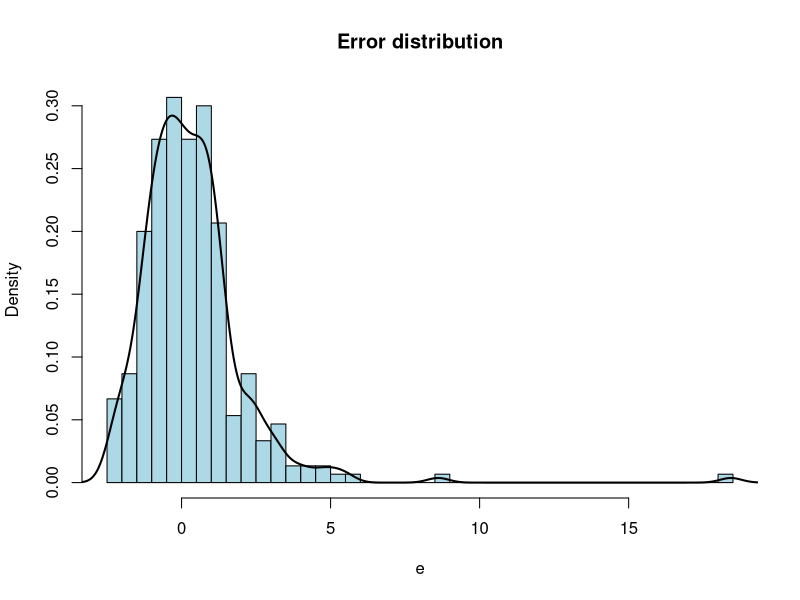

Source code (R): (Note: this script raises an error after producing the figure.)
## ---- chunk 1
knitr::opts_chunk$set(fig.width=10, fig.height=5)
## ---- chunk 2
library(glmnet)
library(quantmod)
n = 300
p = 50
x = matrix(rnorm(n*p), n, p)
mu = function(x) x[1] + x[2]
e = ifelse(runif(n) < 0.5, -abs(rnorm(n)), abs(rt(n, df=3)))
y = apply(x, 1, mu) + e

# Histogram of error distribution: skewed, and heavy-tailed on one side
hist(e, breaks=40, col="lightblue", main="Error distribution", prob=TRUE)
lines(density(e), lwd=2)

# Run CV for usual lasso, and quantile lasso
tau = c(0.1, 0.3, 0.5, 0.7, 0.9)
glmnet_obj = cv.glmnet(x, y, nfolds=5)
quant_obj = cv_quantile_lasso(x, y, tau=tau, nlambda=30, nfolds=5, verbose=TRUE, sort=TRUE)
plot(glmnet_obj)
plot(quant_obj)

# Refit quantile lasso at more quantile levels
tau_new = c(0.01, 0.025, seq(0.05, 0.95, by=0.05), 0.975, 0.99) 
refit_obj = refit_quantile_lasso(quant_obj, x, y, tau_new, verbose=TRUE)

# Generate test data 
n0 = 100
x0 = matrix(rnorm(n0*p), n0, p)
e0 = ifelse(runif(n0) < 0.5, -abs(rnorm(n0)), abs(rt(n0, df=3)))
y0 = apply(x0, 1, mu) + e0

# Predicted quantiles at test points 
qtrue = outer(apply(x0, 1, mu), ifelse(tau_new < 0.5, qnorm(tau_new), qt(tau_new, df=3)), "+")
qpred1 = outer(as.numeric(predict(glmnet_obj, x0)), qnorm(tau_new), "+")
qpred2_init = predict(quant_obj, x0, sort=TRUE)
qpred2 = quantile_extrapolate(tau, qpred2_init, tau_new, qfun_left=qnorm, qfun_right=qnorm)
qpred3 = predict(refit_obj, x0, sort=TRUE)

par(mfrow=c(1,3))
for (i in 1:9) {
  plot(tau_new, qtrue[i,], type="o", ylim=range(qtrue, qpred1, qpred2, qpred3), ylab="Quantile")
  lines(tau_new, qpred1[i,], col=2, pch=20, type="o")
  lines(tau_new, qpred2[i,], col=3, pch=20, type="o")
  lines(tau_new, qpred3[i,], col=4, pch=20, type="o")
  legend("topleft", legend=c("True", "Lasso", "QLasso (extrap)", "QLasso (refit)"), 
         col=1:4, pch=c(21,20,20,20))
}

# Construct array of predicted quantiles
qarr = combine_into_array(qpred1, qpred2, qpred3)

# Standard stacking: one weight per ensemble member
st_obj1 = quantile_ensemble(qarr, y0, tau_new, verbose=TRUE)
coef(st_obj1)

# Flexible stacking: one weight per ensemble member, per quantile level
st_obj2 = quantile_ensemble(qarr, y0, tau_new, tau_groups=1:length(tau_new), verbose=TRUE)
coef(st_obj2)

# Somewhere in the middle: group the extreme 3 quantiles together on either tail, and the middle 
st_obj3 = quantile_ensemble(qarr, y0, tau_new, tau_groups=c(rep(1,3),rep(2,17),rep(3,3)), verbose=TRUE)
coef(st_obj3)

# Make predictions back on qarr
head(predict(st_obj1, newq=qarr))
head(predict(st_obj2, newq=qarr))
head(predict(st_obj3, newq=qarr))
